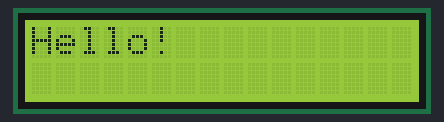
This program was run on a simulated ESP32 board running MicroPython. Parts: 16×2 character LCD. Library files of the repository ran but are not shown: lcd_api.py, i2c_lcd.py.

Above: at 0.2 s.
At 5.4 s:
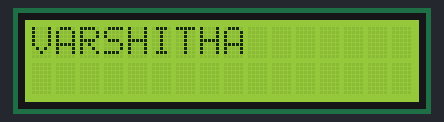

Measured:
- what the display in image 0 shows lasts 5.0 s, from 0.2 s to 5.2 s
- what the display in image 1 shows lasts 10.0 s, from 5.4 s to 15.4 s

The program:

lcddisp.py
```python
import machine
from machine import Pin, I2C
from lcd_api import LcdApi
from i2c_lcd import I2cLcd
from time import sleep

I2C_ADDR = 0x27
totalRows = 2
totalColumns = 16

i2c = I2C(scl=Pin(22), sda=Pin(21), freq=10000)     #initializing the I2C method for ESP32
#i2c = I2C(scl=Pin(5), sda=Pin(4), freq=10000)       #initializing the I2C method for ESP8266

lcd = I2cLcd(i2c, I2C_ADDR, totalRows, totalColumns)

while True:
    lcd.putstr("Hello!")
    sleep(5)
    lcd.clear()
    lcd.putstr("VARSHITHA ")
    sleep(10)
    lcd.clear()
```
